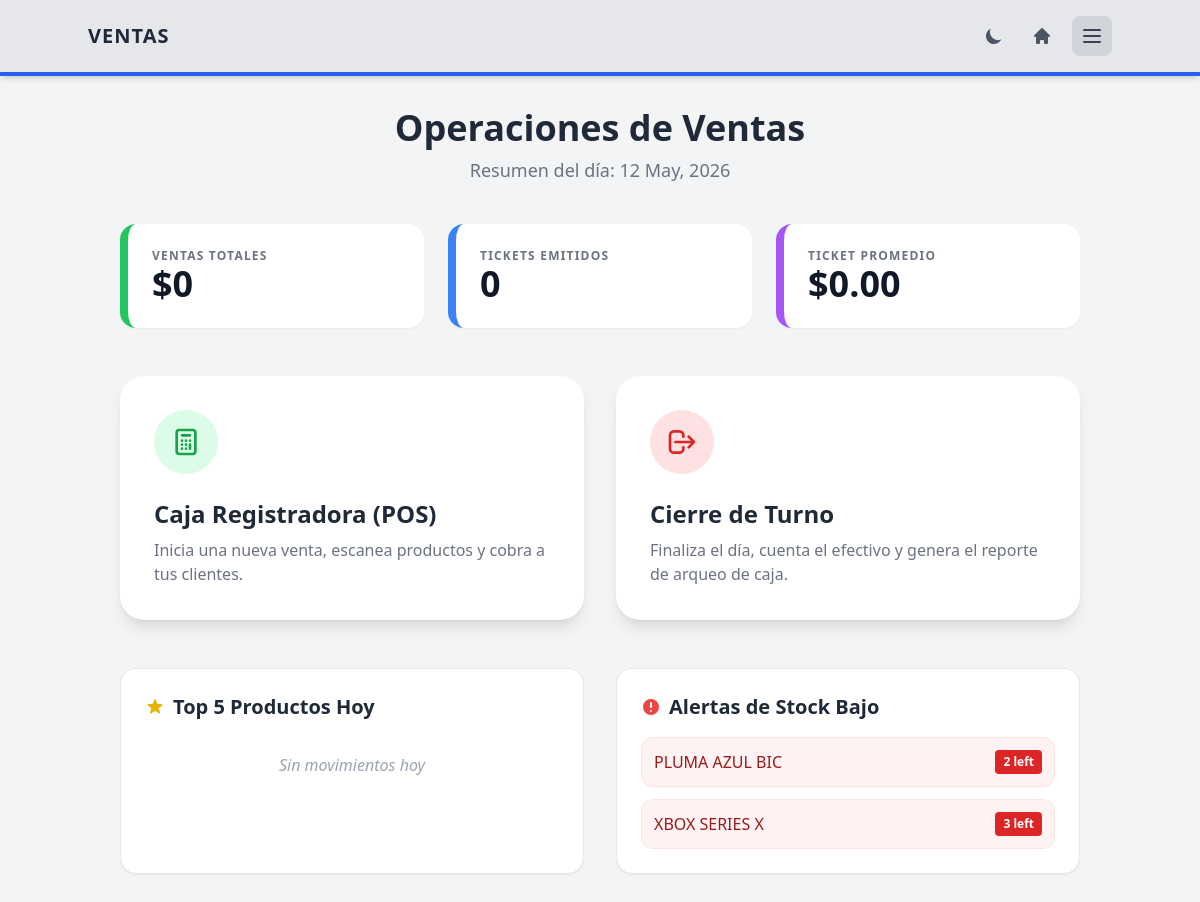
/ventas/dashboard/ (signed in), run on an earlier commit of the app's database.
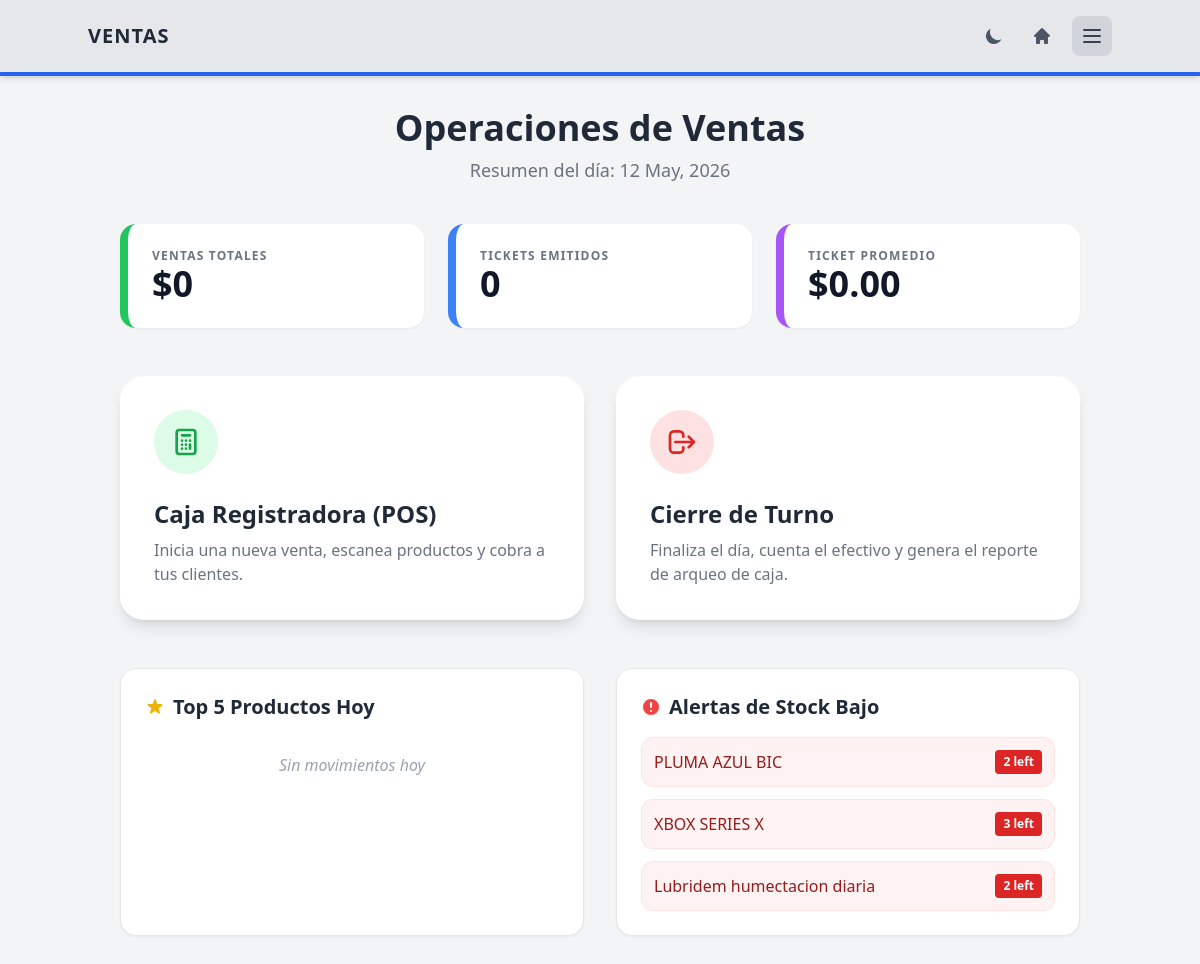
And on a later commit of the database.
### inventario/models.py (models this page shows, shortened)
class Producto(models.Model):
    codigo_barras = models.CharField(max_length=50, unique=True)
    nombre = models.CharField(max_length=200)
    categoria = models.ForeignKey(Categoria, on_delete=models.SET_NULL, null=True, related_name='productos')
    stock = models.IntegerField(default=0)

### ventas/views/dashboard.py (the view)
# urls.py: path('', views.dashboard, name='inventario_dashboard'),
@login_required
@permission_required(VENTAS_PERMISSION, login_url='portal_principal')
def dashboard(request):
    hoy = timezone.now().date()
    ventas_hoy = Venta.objects.filter(fecha__date=hoy)
    total_ventas = ventas_hoy.aggregate(Sum('total'))['total__sum'] or 0
    num_tickets = ventas_hoy.count()
    if num_tickets > 0:
        ticket_promedio = total_ventas / num_tickets
    else:
        ticket_promedio = 0
    productos_top = DetalleVenta.objects.filter(venta__fecha__date=hoy) \
        .values('producto__nombre') \
        .annotate(total_vendido=Sum('cantidad')) \
        .order_by('-total_vendido')[:5]
    stock_bajo = Producto.objects.filter(stock__lt=5)
    contexto = {
        **get_config_context('Panel de Control - Ventas', 'border-blue-600'),
        'total_ventas': total_ventas,
        'num_tickets': num_tickets,
        'productos_top': productos_top,
        'ticket_promedio': ticket_promedio,
        'stock_bajo': stock_bajo,
        'hoy': hoy,
    }
    return render(request, 'ventas/dashboard.html', contexto)

### core/utils.py (called while the page is built)
def get_config_context(nav_title, accent_color, nav_items=None):
    if nav_items is None:
        nav_items = [
            {'label': 'Ventas', 'url': reverse('dashboard'), 'hover_color': 'text-yellow-600', 'hover_color_dark': 'text-yellow-500'},
            {'label': 'Inventario', 'url': reverse('inventario_dashboard'), 'hover_color': 'text-yellow-600', 'hover_color_dark': 'text-yellow-500'},
            {'label': 'Configuración', 'url': reverse('config_dashboard'), 'hover_color': 'text-yellow-600', 'hover_color_dark': 'text-yellow-500'},
        ]
    return {
        'nav_title': nav_title,
        'accent_color': accent_color,
        'nav_items': nav_items,
        'htmx_enabled': True
    }

### ventas/templates/ventas/dashboard.html (shortened to what the changed rows need)
{% extends "base/base.html" %}
{% block content %}
<div class="text-center mb-10">
    <h2 class="text-3xl sm:text-4xl font-black text-gray-800 dark:text-white mb-2">Operaciones de Ventas</h2>
</div>
<div class="grid grid-cols-1 lg:grid-cols-2 gap-8">
    <div class="bg-white dark:bg-gray-800 p-6 rounded-2xl shadow-sm border border-gray-200 dark:border-gray-700">
        <div class="space-y-3">
            {% for prod in stock_bajo %}
            <div class="flex justify-between items-center p-3 bg-red-50 dark:bg-red-900/20 rounded-xl border border-red-100 dark:border-red-900/50">
                <span class="font-medium text-red-800 dark:text-red-300">{{ prod.nombre }}</span>
                <span class="bg-red-600 text-white px-2 py-1 rounded text-xs font-bold">{{ prod.stock }} left</span>
            </div>
            {% empty %}
            <p class="text-center py-6 text-gray-400 italic">Todo el inventario está sano ✨</p>
            {% endfor %}
        </div>
    </div>
</div>
{% endblock %}

What changed in the data, as far as the page shows it:
added Producto: nombre "Lubridem humectacion diaria", stock "2"
